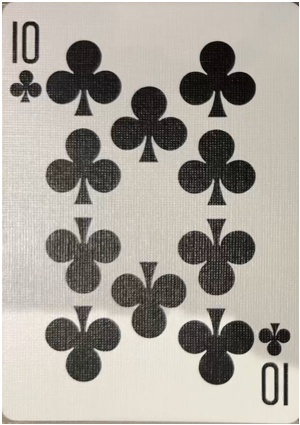
#> input picture tests/test_dataset/10 of Clubs.jpg, 300 x 425 px, found by its file name; its folder holds only this picture in this run
$ python preproccess_data.py
#> lines starting #> are read from the running program, lines starting #| are printed output that depends on the picture; after the words box and inside, x2 and y2 are one past the last pixel; in counts of white or black regions, pixels touching at a corner belong together
import cv2
import os
import numpy as np

class ImagePreprocessor:
    def __init__(self, input_dir=None, output_dir=None, size=(128, 128), threshold=120):
        self.input_dir = input_dir
        self.output_dir = output_dir
        self.size = size
        self.threshold = threshold

        # Ensure the output directory exists
        if self.output_dir and not os.path.exists(self.output_dir):
            os.makedirs(self.output_dir)

    def preprocess_image(self, img_or_path, category=None, filename=None):
        """
        Preprocess an image for card recognition.

        Args:
            img_or_path (str or numpy.ndarray): Path to the image or the image itself.
            category (str): Category of the card (optional, for saving/debugging).
            filename (str): Filename of the image (optional, for saving/debugging).

        Returns:
            tuple: Grayscale frame and thresholded frame.
        """
#> called with category = 'suit', filename = '10 of Clubs.jpg'
        # If input is a path, load the image
        if isinstance(img_or_path, (str, os.PathLike)):
            if not os.path.exists(img_or_path):
                # print(f"[ERROR] Invalid image path: {img_or_path}")
                return None, None
            img = cv2.imread(img_or_path)
#> img is the input picture: shape (425, 300, 3); mean B, G, R 155.6, 163.9, 169.3
        elif isinstance(img_or_path, np.ndarray):
            img = img_or_path
        else:
            print(f"[ERROR] Invalid input type: {type(img_or_path)}")
            return None, None

        # Convert to grayscale
        gray_img = cv2.cvtColor(img, cv2.COLOR_BGR2GRAY)

        # Apply Blur
        blurred_img = cv2.GaussianBlur(gray_img, (5, 5), 0)
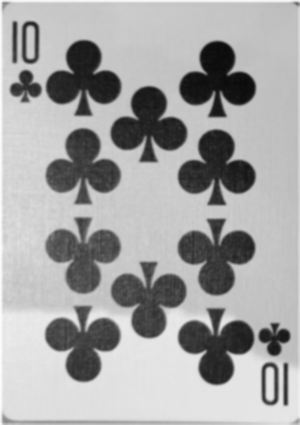
#> blurred_img: shape (425, 300); min 10, max 252, mean 164.3

        # Resize image to the specified size
        resized_img = blurred_img

        # Apply thresholding
        _, threshold_img = cv2.threshold(resized_img, self.threshold, 255, cv2.THRESH_BINARY)
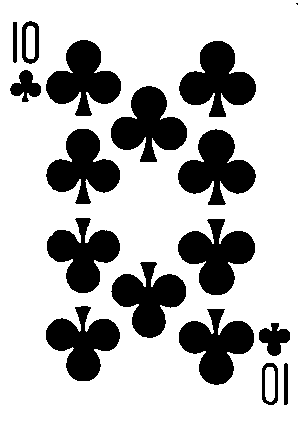
#> threshold_img: shape (425, 300); 73.6% white; 17 black regions (1 under 20 px), largest, box (x1, y1, x2, y2) and area: (178, 129, 256, 205) 3297, (179, 41, 256, 117) 3296, (178, 219, 255, 295) 3257

        # Save the processed image if output_dir is provided
        if self.output_dir and category and filename:
            filename_finished = f"{category}_{filename}"
            output_path = os.path.join(self.output_dir, filename_finished)
            cv2.imwrite(output_path, threshold_img)
            print(f"Processed and saved: {output_path}")

        return threshold_img

    def preprocess_directory(self, category):
        """Preprocess all images in the input directory."""
        for filename in os.listdir(self.input_dir):
            if filename.endswith('.jpg'):
                img_path = os.path.join(self.input_dir, filename)
                self.preprocess_image(img_path, category, filename)

# Main execution
if __name__ == "__main__":
    input_dir = '/home/gman/blackjack_project/tests/test_dataset'
    output_dir = '/home/gman/blackjack_project/processed_dataset/thresholded/cropped/suit'

    # Initialize the preprocessor
    preprocessor = ImagePreprocessor(input_dir, output_dir)

    # Preprocess all images with category "suit"
    preprocessor.preprocess_directory(category="suit")
